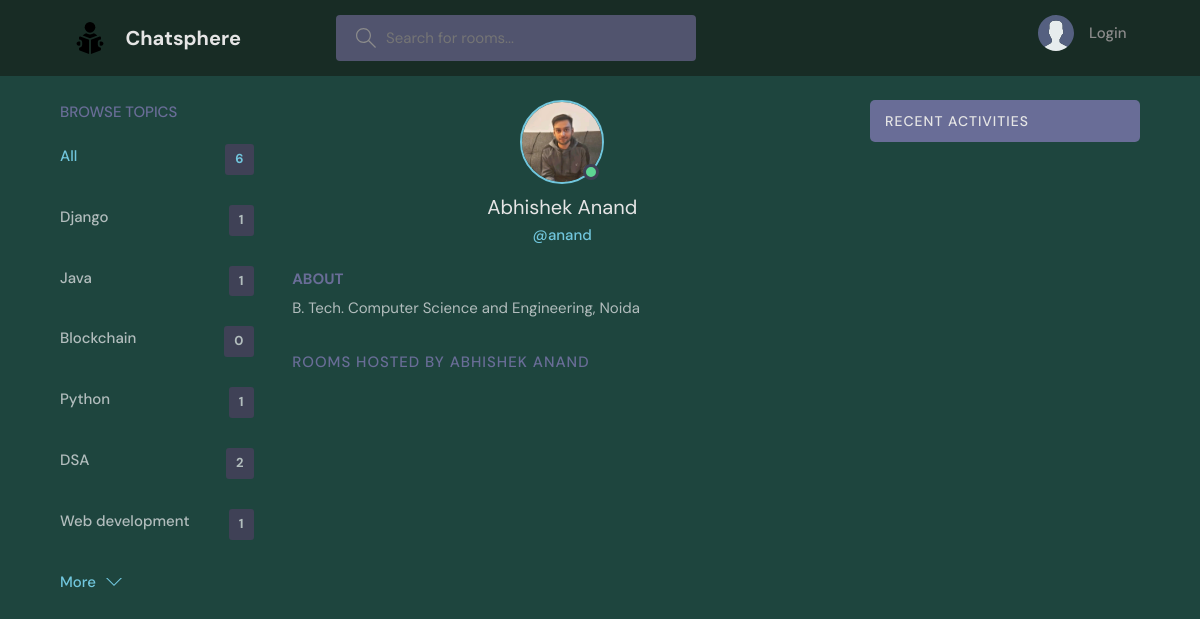
The app's page /profile/1 with its own data.
### mainApp/models.py (models this page shows, shortened)
class Topic(models.Model):
    name = models.CharField(max_length=200)

class User(AbstractUser):
    name = models.CharField(max_length=200, null = True)
    email = models.EmailField(unique = True, null = True)
    bio = models.TextField(null=True)
    avatar = models.ImageField(null = True, default = "avatar1.svg")
    USERNAME_FIELD = 'email'
    REQUIRED_FIELDS = []

### mainApp/views.py (the view)
# urls.py: path('profile/<str:pk>', views.userProfile, name = 'user-profile'),
def userProfile(request,pk):
    user = User.objects.get(id=pk)
    rooms = user.room_set.all()
    room_messages = user.message_set.all()
    topics = Topic.objects.all()
    context = {'user': user, 'rooms':rooms , 'topics':topics, 'room_messages':room_messages}
    return render(request, 'mainApp/profile.html', context)

### mainApp/templates/mainApp/profile.html (shortened to what this page needs)
{% extends 'main.html' %} {% block content %}
  <main class="profile-page layout layout--3">
    <div class="container">
      {% include 'mainApp/topic_component.html' %}
      <div class="roomList">
        <div class="profile">
          <div class="profile__avatar">
            <div class="avatar avatar--large active">
              <img src="{{user.avatar.url}}" />
            </div>
          </div>
          <div class="profile__info">
            <h3>{{user.name}}</h3>
            <p>@{{user.username}}</p>
          </div>
          <div class="profile__about">
            <h3>About</h3>
            <p>
              {{user.bio}}
            </p>
          </div>
        </div>
        <div class="roomList__header">
          <div>
            <h2>Rooms Hosted by {{user.name}}</a>
            </h2>
          </div>
        </div>
      </div>
      {% include 'mainApp/activity_component.html' %}
    </div>
  </main>
  {% endblock content %}

### templates/main.html (shortened to what this page needs)
<!DOCTYPE html>
{% load static %}
<html lang="en">
  <head>
    <link rel="stylesheet" href="{% static 'styles/style.css' %}" />
  </head>
  <body>
    {% include 'navbar.html' %}   {% block content %} {% endblock %}
  </body>
</html>

### templates/navbar.html (shortened to what this page needs)
{% load static %}
<header class="header header--loggedIn">
  <div class="container">
    <a href="{% url 'home' %}" class="header__logo">
      <img src="{% static 'images/readingBook.svg' %}" />
      <h1><b>Chatsphere</b></h1>
    </a>
    <form class="header__search" method="GET" action="{% url 'home' %}">
      <label>
        <input type="text" name="q" placeholder="Search for rooms..." />
      </label>
    </form>
    <nav class="header__menu">
      {% if request.user.is_authenticated %}
      <div class="header__user">
        <a href="{% url 'user-profile' user.id %}">
          <div class="avatar avatar--medium active">
            <img src="{{request.user.avatar.url}}" />
          </div>
          <p>
            {{request.user.username}} <span>@ {{request.user.username}}</span>
          </p>
        </a>
        <button class="dropdown-button">
          <svg
            version="1.1"
            xmlns="http://www.w3.org/2000/svg"
            width="32"
            height="32"
            viewBox="0 0 32 32"
          >
            <title>chevron-down</title>
            <path d="M16 21l-13-13h-3l16 16 16-16h-3l-13 13z"></path>
          </svg>
        </button>
      </div>
      <div class="dropdown-menu">
        <a href="{% url 'update-user' %}" class="dropdown-link"
          ><svg
            version="1.1"
            xmlns="http://www.w3.org/2000/svg"
            width="32"
            height="32"
            viewBox="0 0 32 32"
          >
            <title>tools</title>
            <path
              d="M27.465 32c-1.211 0-2.35-0.471-3.207-1.328l-9.392-9.391c-2.369 0.898-4.898 0.951-7.355 0.15-3.274-1.074-5.869-3.67-6.943-6.942-0.879-2.682-0.734-5.45 0.419-8.004 0.135-0.299 0.408-0.512 0.731-0.572 0.32-0.051 0.654 0.045 0.887 0.277l5.394 5.395 3.586-3.586-5.394-5.395c-0.232-0.232-0.336-0.564-0.276-0.887s0.272-0.596 0.572-0.732c2.552-1.152 5.318-1.295 8.001-0.418 3.274 1.074 5.869 3.67 6.943 6.942 0.806 2.457 0.752 4.987-0.15 7.358l9.392 9.391c0.844 0.842 1.328 2.012 1.328 3.207-0 2.5-2.034 4.535-4.535 4.535zM15.101 19.102c0.26 0 0.516 0.102 0.707 0.293l9.864 9.863c0.479 0.479 1.116 0.742 1.793 0.742 1.398 0 2.535-1.137 2.535-2.535 0-0.668-0.27-1.322-0.742-1.793l-9.864-9.863c-0.294-0.295-0.376-0.74-0.204-1.119 0.943-2.090 1.061-4.357 0.341-6.555-0.863-2.631-3.034-4.801-5.665-5.666-1.713-0.561-3.468-0.609-5.145-0.164l4.986 4.988c0.391 0.391 0.391 1.023 0 1.414l-5 5c-0.188 0.188-0.441 0.293-0.707 0.293s-0.52-0.105-0.707-0.293l-4.987-4.988c-0.45 1.682-0.397 3.436 0.164 5.146 0.863 2.631 3.034 4.801 5.665 5.666 2.2 0.721 4.466 0.604 6.555-0.342 0.132-0.059 0.271-0.088 0.411-0.088z"
            ></path>
          </svg>
          Edit profile</a
        >
        <a href="{% url 'logout' %}" class="dropdown-link"
          ><svg
            version="1.1"
            xmlns="http://www.w3.org/2000/svg"
            width="32"
            height="32"
            viewBox="0 0 32 32"
          >
            <title>sign-out</title>
            <path
              d="M3 0h22c0.553 0 1 0 1 0.553l-0 3.447h-2v-2h-20v28h20v-2h2l0 3.447c0 0.553-0.447 0.553-1 0.553h-22c-0.553 0-1-0.447-1-1v-30c0-0.553 0.447-1 1-1z"
            ></path>
            <path
              d="M21.879 21.293l1.414 1.414 6.707-6.707-6.707-6.707-1.414 1.414 4.293 4.293h-14.172v2h14.172l-4.293 4.293z"
            ></path>
          </svg>
          Logout</a
        >
      </div>
      {% else %}
      <a href="{% url 'login' %}">
        <img src="{% static 'images/avatar1.svg' %}" />
        <p>Login</p>
      </a>
      {% endif %}
    </nav>
  </div>
</header>

### mainApp/templates/mainApp/topic_component.html
<div class="topics">
  <div class="topics__header">
    <h2>Browse Topics</h2>
  </div>
  <ul class="topics__list">
    <li>
      <a href="{% url 'home' %}" class="active"
        >All <span>{{topics.count}}</span></a
      >
    </li>
    {% for topic in topics %}
    <li>
      <a href="{% url 'home' %}?q={{topic.name}}"
        >{{topic.name}} <span>{{topic.room_set.all.count}}</span></a
      >
    </li>
    {% endfor %}
  </ul>
  <a class="btn btn--link" href="{% url 'topics' %}">
    More
    <svg
      version="1.1"
      xmlns="http://www.w3.org/2000/svg"
      width="32"
      height="32"
      viewBox="0 0 32 32"
    >
      <title>chevron-down</title>
      <path d="M16 21l-13-13h-3l16 16 16-16h-3l-13 13z"></path>
    </svg>
  </a>
</div>

### mainApp/templates/mainApp/activity_component.html (shortened to what this page needs)
<div class="activities">
  <div class="activities__header">
    <h2>Recent Activities</h2>
  </div>
</div>

### records on screen
Topic: name "Django", room_set.all.count "1"
Topic: name "Java", room_set.all.count "1"
Topic: name "Blockchain", room_set.all.count "0"
Topic: name "Python", room_set.all.count "1"
Topic: name "DSA", room_set.all.count "2"
Topic: name "Web development", room_set.all.count "1"
User: avatar (placeholder picture), name "Abhishek Anand", username "anand", bio "B. Tech. Computer Science and Engineering, Noida", name "ABHISHEK ANAND"

### other values on screen
{{ topics.count }} "6"
